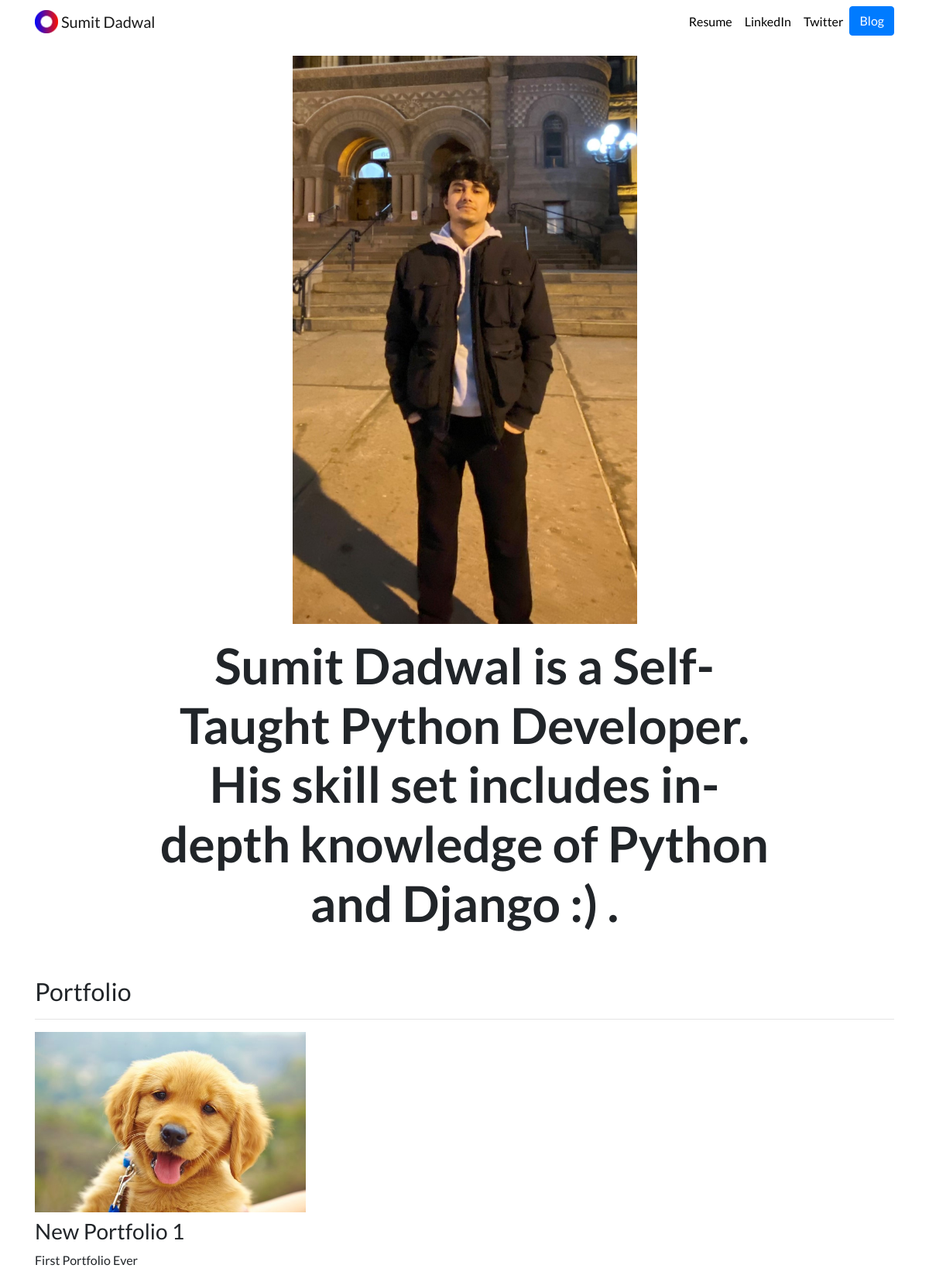
The page / on the database its author committed.
### portfolio/models.py (models this page shows, shortened)
class Project(models.Model):
    title = models.CharField(max_length=100)
    description = models.TextField()
    image = models.ImageField(upload_to='portfolio/images')
    url = models.URLField(blank=True)

### portfolio/views.py (the view)
# urls.py: path('', views.blog, name='blog-home'),
def home(request):
    projects = Project.objects.all()
    return render(request, 'portfolio/home.html', {'projects': projects})

### portfolio/templates/portfolio/home.html
{% extends "portfolio/base.html" %}
{% load static %}
{% block content %}
<div class="row justify-content-center my-3">
  <div class="col-5">
    <img src="{% static 'portfolio/sumitimg.jpg' %}" class="img-fluid">
  </div>
</div>
<div class="row justify-content-center mb-3">
  <div class="col-md-9 text-center">
    <h1 id="hometext" class="font-weight-bold">Sumit Dadwal is a Self-Taught Python Developer. His skill set includes in-depth knowledge of Python and Django :) .</h1>
  </div>
</div>
<h2 class="mt-5">Portfolio</h2>
<hr>
<div class="row">
  {% for project in projects %}
  <div class="col-lg-4 col-md-6">
    {% if project.url %}
    <a href="{{ project.url }}">
      <img src="{{ project.image.url }}" class="img-fluid mb-2">
    </a>
    {% else %}
    <img src="{{ project.image.url }}" class="img-fluid mb-2">
    {% endif %}
    <h3>{{ project.title }}</h3>
    <p>{{ project.description }}</p>
  </div>
  {% endfor %}
</div>
{% endblock %}

### portfolio/templates/portfolio/base.html (shortened to what this page needs)
{% load static %}
<!doctype html>
<html lang="en">
<head>
  <link rel="stylesheet" href="https://stackpath.bootstrapcdn.com/bootstrap/4.4.1/css/bootstrap.min.css">
  <link rel="stylesheet" href='{% static "portfolio/custom.css" %}'>
</head>
<body>
  <nav id="topNav" class="navbar navbar-expand-md navbar-light">
    <div class="container">
      <a class="navbar-brand" href="{% url 'port-home' %}">
        <img src="{% static "portfolio/Logo.png" %}" width="30" height="30" class="d-inline-block align-top" alt="Nick's Logo">
        <span>Sumit Dadwal</span>
      </a>
      <div class="collapse navbar-collapse text-center" id="navbarNav">
        <ul class="navbar-nav ml-auto">
          <li class="nav-item">
            <a class="nav-link" href="{% static "portfolio/Resume.pdf" %}">Resume</a>
          </li>
          <li class="nav-item">
            <a class="nav-link" href="https://www.linkedin.com/in/sumitdadwal1/" target="_blank">LinkedIn</a>
          </li>
          <li class="nav-item">
            <a class="nav-link" href="https://twitter.com/SumitDadwal12" target="_blank">Twitter</a>
          </li>
          <li>
            <a role="button" href="{% url 'blog:blog-home' %}" class="btn btn-primary">Blog</a>
          </li>
        </ul>
      </div>
    </div>
  </nav>
  <div class="container">
    {% block content %}{% endblock %}
  </div>
</body>
</html>

### portfolio/static/portfolio/custom.css (style rules this page uses)
.navbar-nav .nav-link { color: rgba(0,0,0,1) !important; }
body { font-family: 'Lato', sans-serif; }
@media (min-width: 992px) { #hometext { font-size: 4rem; } }

### rows shown on the page
Project: image (picture), title "New Portfolio 1", description "First Portfolio Ever"
